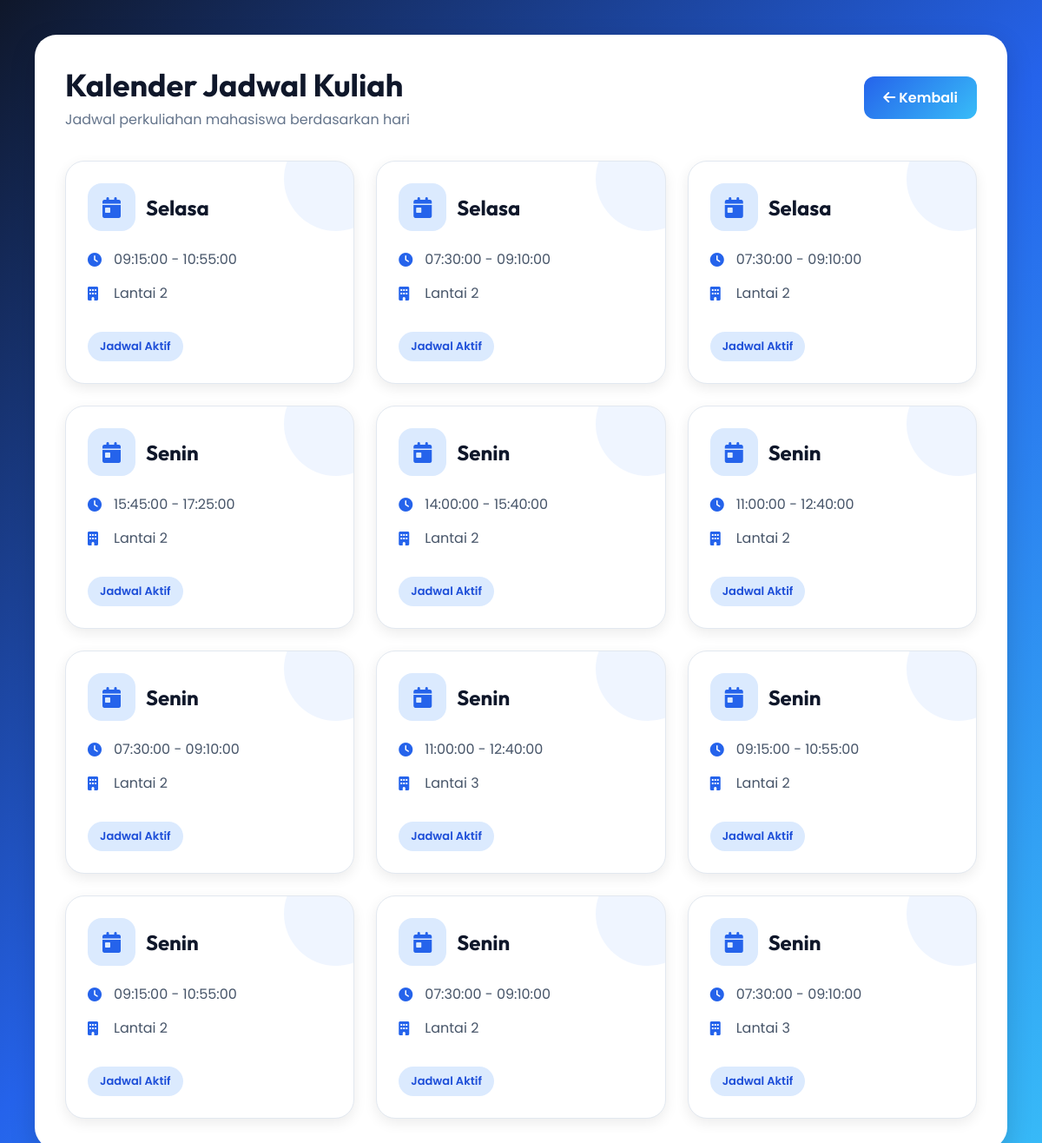
The app's page /kalender.php with its own data.
### tables this page shows
CREATE TABLE `jadwal_kuliah` (
  `id_jadwal` int(11) NOT NULL,
  `id_matkul` int(11) NOT NULL,
  `id_dosen` int(11) NOT NULL,
  `id_ruang` int(11) NOT NULL,
  `gedung` varchar(100) NOT NULL,
  `hari` varchar(20) NOT NULL,
  `waktu_mulai` time NOT NULL,
  `waktu_selesai` time NOT NULL
);

### kalender.php (the view, shortened to what this page needs)
<?php
include 'connect.php';
$data = mysqli_query($conn,
"SELECT * FROM jadwal_kuliah
ORDER BY hari ASC");
?>
<!DOCTYPE html>
<html lang="id">
<head>
<link rel="stylesheet"
href="https://cdnjs.cloudflare.com/ajax/libs/font-awesome/6.5.1/css/all.min.css">
</head>
<body>
<div class="container">
    <div class="header">
        <div class="title">
            <h1>
                Kalender Jadwal Kuliah
            </h1>
            <p>
                Jadwal perkuliahan mahasiswa berdasarkan hari
            </p>
        </div>
        <a href="dashboard-admin.php" class="btn">
            <i class="fa-solid fa-arrow-left"></i>
            Kembali
        </a>
    </div>
    <div class="calendar">
        <?php while($d = mysqli_fetch_assoc($data)){ ?>
        <div class="card">
            <div class="day">
                <div class="day-icon">
                    <i class="fa-solid fa-calendar-day"></i>
                </div>
                <h2>
                    <?php echo $d['hari']; ?>
                </h2>
            </div>
            <div class="info">
                <i class="fa-solid fa-clock"></i>
                <span>
                    <?php echo $d['waktu_mulai']; ?>
                    -
                    <?php echo $d['waktu_selesai']; ?>
                </span>
            </div>
            <div class="info">
                <i class="fa-solid fa-building"></i>
                <span>
                    <?php echo $d['gedung']; ?>
                </span>
            </div>
            <span class="badge">
                Jadwal Aktif
            </span>
        </div>
        <?php } ?>
    </div>
</div>
</body>
</html>

### kalender.php (style rules this page uses)
* { margin:0; padding:0; box-sizing:border-box; }
body { font-family:'Poppins', sans-serif; background:linear-gradient( 135deg, #0f172a, #2563eb, #38bdf8 ); min-height:100vh; padding:40px; }
.container { width:100%; max-width:1200px; margin:auto; background:white; border-radius:25px; padding:35px; box-shadow:0 10px 30px rgba(0,0,0,0.15); }
.header { display:flex; justify-content:space-between; align-items:center; margin-bottom:35px; }
.title h1 { font-family:'Outfit', sans-serif; font-size:36px; color:#0f172a; }
.title p { color:#64748b; margin-top:5px; }
.btn { background:linear-gradient( 135deg, #2563eb, #38bdf8 ); color:white; padding:12px 22px; border-radius:12px; text-decoration:none; font-weight:600; transition:0.3s; }
.calendar { display:grid; grid-template-columns: repeat(auto-fit,minmax(280px,1fr)); gap:25px; }
.card { background:#ffffff; border-radius:22px; padding:25px; position:relative; overflow:hidden; box-shadow:0 5px 15px rgba(0,0,0,0.08); transition:0.3s; border:1px solid #e2e8f0; }
.card::before { content:''; position:absolute; width:120px; height:120px; background:rgba(59,130,246,0.08); border-radius:50%; top:-40px; right:-40px; }
.day { display:flex; align-items:center; gap:12px; margin-bottom:20px; }
.day-icon { width:55px; height:55px; border-radius:16px; background:#dbeafe; display:flex; justify-content:center; align-items:center; }
.day-icon i { color:#2563eb; font-size:24px; }
.day h2 { color:#0f172a; font-size:24px; font-family:'Outfit', sans-serif; }
.info { margin-bottom:14px; display:flex; align-items:center; gap:10px; color:#475569; }
.info i { color:#2563eb; width:20px; }
.badge { margin-top:18px; display:inline-block; padding:7px 14px; border-radius:20px; background:#dbeafe; color:#1d4ed8; font-size:13px; font-weight:600; }

### records on screen
jadwal_kuliah: hari "Selasa", waktu_mulai "09:15:00", waktu_selesai "10:55:00", gedung "Lantai 2"
jadwal_kuliah: hari "Selasa", waktu_mulai "07:30:00", waktu_selesai "09:10:00", gedung "Lantai 2"
jadwal_kuliah: hari "Selasa", waktu_mulai "07:30:00", waktu_selesai "09:10:00", gedung "Lantai 2"
jadwal_kuliah: hari "Senin", waktu_mulai "15:45:00", waktu_selesai "17:25:00", gedung "Lantai 2"
jadwal_kuliah: hari "Senin", waktu_mulai "14:00:00", waktu_selesai "15:40:00", gedung "Lantai 2"
jadwal_kuliah: hari "Senin", waktu_mulai "11:00:00", waktu_selesai "12:40:00", gedung "Lantai 2"
jadwal_kuliah: hari "Senin", waktu_mulai "07:30:00", waktu_selesai "09:10:00", gedung "Lantai 2"
jadwal_kuliah: hari "Senin", waktu_mulai "11:00:00", waktu_selesai "12:40:00", gedung "Lantai 3"
jadwal_kuliah: hari "Senin", waktu_mulai "09:15:00", waktu_selesai "10:55:00", gedung "Lantai 2"
jadwal_kuliah: hari "Senin", waktu_mulai "09:15:00", waktu_selesai "10:55:00", gedung "Lantai 2"
jadwal_kuliah: hari "Senin", waktu_mulai "07:30:00", waktu_selesai "09:10:00", gedung "Lantai 2"
jadwal_kuliah: hari "Senin", waktu_mulai "07:30:00", waktu_selesai "09:10:00", gedung "Lantai 3"
